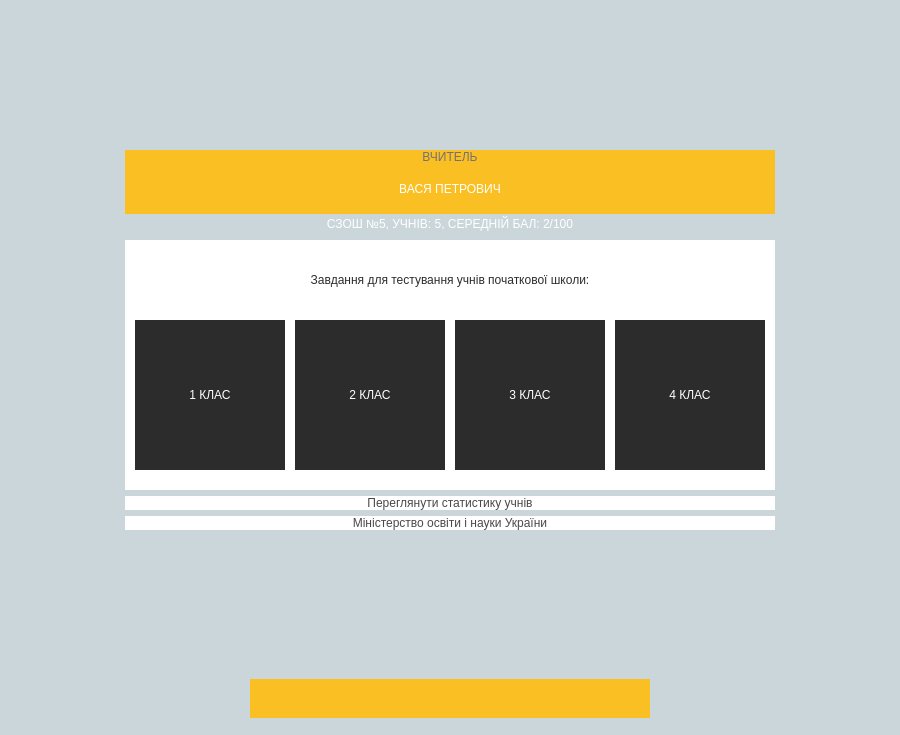
<?xml version="1.0" encoding="UTF-8"?>
<ui version="4.0">
 <class>TeachersPage</class>
 <widget class="QDialog" name="TeachersPage">
  <property name="geometry">
   <rect>
    <x>0</x>
    <y>0</y>
    <width>900</width>
    <height>735</height>
   </rect>
  </property>
  <property name="windowTitle">
   <string>Dialog</string>
  </property>
  <property name="styleSheet">
   <string notr="true">#TeachersPage{
	background-color: rgb(203, 214, 218);
}</string>
  </property>
  <layout class="QVBoxLayout" name="verticalLayout_2">
   <item>
    <spacer name="verticalSpacer_2">
     <property name="orientation">
      <enum>Qt::Vertical</enum>
     </property>
     <property name="sizeHint" stdset="0">
      <size>
       <width>20</width>
       <height>40</height>
      </size>
     </property>
    </spacer>
   </item>
   <item>
    <layout class="QVBoxLayout" name="verticalLayout_4">
     <property name="spacing">
      <number>0</number>
     </property>
     <item>
      <layout class="QHBoxLayout" name="horizontalLayout_6">
       <property name="spacing">
        <number>0</number>
       </property>
       <item>
        <spacer name="horizontalSpacer_10">
         <property name="orientation">
          <enum>Qt::Horizontal</enum>
         </property>
         <property name="sizeHint" stdset="0">
          <size>
           <width>40</width>
           <height>0</height>
          </size>
         </property>
        </spacer>
       </item>
       <item>
        <widget class="QLabel" name="label">
         <property name="minimumSize">
          <size>
           <width>650</width>
           <height>0</height>
          </size>
         </property>
         <property name="styleSheet">
          <string notr="true">background-color:rgb(250, 191, 35);
	color: rgb(116, 113, 115);
	font: 25 12pt &quot;Yu Gothic UI Light&quot;;</string>
         </property>
         <property name="text">
          <string>ВЧИТЕЛЬ</string>
         </property>
         <property name="alignment">
          <set>Qt::AlignCenter</set>
         </property>
        </widget>
       </item>
       <item>
        <spacer name="horizontalSpacer_11">
         <property name="orientation">
          <enum>Qt::Horizontal</enum>
         </property>
         <property name="sizeHint" stdset="0">
          <size>
           <width>40</width>
           <height>0</height>
          </size>
         </property>
        </spacer>
       </item>
      </layout>
     </item>
     <item>
      <layout class="QHBoxLayout" name="horizontalLayout_7">
       <property name="spacing">
        <number>0</number>
       </property>
       <item>
        <spacer name="horizontalSpacer_14">
         <property name="orientation">
          <enum>Qt::Horizontal</enum>
         </property>
         <property name="sizeHint" stdset="0">
          <size>
           <width>40</width>
           <height>0</height>
          </size>
         </property>
        </spacer>
       </item>
       <item>
        <widget class="QLabel" name="namesLabel">
         <property name="minimumSize">
          <size>
           <width>650</width>
           <height>50</height>
          </size>
         </property>
         <property name="styleSheet">
          <string notr="true">#namesLabel{
	background-color:rgb(250, 191, 35);
	color: rgb(255, 255, 255);
	font: 25 30pt &quot;Yu Gothic UI Light&quot;;
}</string>
         </property>
         <property name="lineWidth">
          <number>0</number>
         </property>
         <property name="text">
          <string>ВАСЯ ПЕТРОВИЧ</string>
         </property>
         <property name="alignment">
          <set>Qt::AlignCenter</set>
         </property>
        </widget>
       </item>
       <item>
        <spacer name="horizontalSpacer_13">
         <property name="orientation">
          <enum>Qt::Horizontal</enum>
         </property>
         <property name="sizeHint" stdset="0">
          <size>
           <width>40</width>
           <height>0</height>
          </size>
         </property>
        </spacer>
       </item>
      </layout>
     </item>
     <item>
      <layout class="QHBoxLayout" name="horizontalLayout_8">
       <item>
        <spacer name="horizontalSpacer_16">
         <property name="orientation">
          <enum>Qt::Horizontal</enum>
         </property>
         <property name="sizeHint" stdset="0">
          <size>
           <width>40</width>
           <height>20</height>
          </size>
         </property>
        </spacer>
       </item>
       <item>
        <widget class="QLabel" name="schoolLabel">
         <property name="minimumSize">
          <size>
           <width>650</width>
           <height>0</height>
          </size>
         </property>
         <property name="styleSheet">
          <string notr="true">/*background-color:rgb(250, 191, 35);*/
	color: rgb(255, 255, 255);
	font: 25 18pt &quot;Yu Gothic UI Light&quot;;</string>
         </property>
         <property name="text">
          <string>СЗОШ №5, УЧНІВ: 5, СЕРЕДНІЙ БАЛ: 2/100</string>
         </property>
         <property name="alignment">
          <set>Qt::AlignCenter</set>
         </property>
        </widget>
       </item>
       <item>
        <spacer name="horizontalSpacer_12">
         <property name="orientation">
          <enum>Qt::Horizontal</enum>
         </property>
         <property name="sizeHint" stdset="0">
          <size>
           <width>40</width>
           <height>20</height>
          </size>
         </property>
        </spacer>
       </item>
      </layout>
     </item>
    </layout>
   </item>
   <item>
    <layout class="QVBoxLayout" name="verticalLayout">
     <property name="spacing">
      <number>0</number>
     </property>
     <item>
      <layout class="QHBoxLayout" name="horizontalLayout_4">
       <item>
        <spacer name="horizontalSpacer_4">
         <property name="orientation">
          <enum>Qt::Horizontal</enum>
         </property>
         <property name="sizeHint" stdset="0">
          <size>
           <width>40</width>
           <height>20</height>
          </size>
         </property>
        </spacer>
       </item>
       <item>
        <widget class="QLabel" name="levelsLabel">
         <property name="minimumSize">
          <size>
           <width>650</width>
           <height>80</height>
          </size>
         </property>
         <property name="styleSheet">
          <string notr="true">	background-color: rgb(255, 255, 255);
	color:rgb(45, 44, 44);
	font: 25 15pt &quot;Yu Gothic UI Light&quot;;</string>
         </property>
         <property name="text">
          <string>Завдання для тестування учнів початкової школи:</string>
         </property>
         <property name="alignment">
          <set>Qt::AlignCenter</set>
         </property>
        </widget>
       </item>
       <item>
        <spacer name="horizontalSpacer_5">
         <property name="orientation">
          <enum>Qt::Horizontal</enum>
         </property>
         <property name="sizeHint" stdset="0">
          <size>
           <width>40</width>
           <height>20</height>
          </size>
         </property>
        </spacer>
       </item>
      </layout>
     </item>
     <item>
      <layout class="QHBoxLayout" name="horizontalLayout">
       <property name="spacing">
        <number>0</number>
       </property>
       <item>
        <spacer name="horizontalSpacer_2">
         <property name="orientation">
          <enum>Qt::Horizontal</enum>
         </property>
         <property name="sizeHint" stdset="0">
          <size>
           <width>40</width>
           <height>20</height>
          </size>
         </property>
        </spacer>
       </item>
       <item>
        <widget class="QLabel" name="SpacerFive">
         <property name="minimumSize">
          <size>
           <width>10</width>
           <height>0</height>
          </size>
         </property>
         <property name="styleSheet">
          <string notr="true">background-color: rgb(255, 255, 255);</string>
         </property>
         <property name="text">
          <string/>
         </property>
        </widget>
       </item>
       <item>
        <widget class="QPushButton" name="Grade1Button">
         <property name="minimumSize">
          <size>
           <width>150</width>
           <height>150</height>
          </size>
         </property>
         <property name="styleSheet">
          <string notr="true">#Grade1Button {
background-color: rgb(45, 44, 44);
color:rgb(255, 255, 255);
font: 23pt &quot;Yu Gothic UI Semilight&quot;;
border: 0px;}
#Grade1Button:hover{
background-color: rgb(250, 191, 35);
color: rgb(45, 44, 44);
font: 20pt &quot;Yu Gothic UI Semilight&quot;;}</string>
         </property>
         <property name="text">
          <string>1 КЛАС</string>
         </property>
        </widget>
       </item>
       <item>
        <widget class="QLabel" name="spacerOne">
         <property name="minimumSize">
          <size>
           <width>10</width>
           <height>0</height>
          </size>
         </property>
         <property name="styleSheet">
          <string notr="true">background-color: rgb(255, 255, 255);</string>
         </property>
         <property name="text">
          <string/>
         </property>
        </widget>
       </item>
       <item>
        <widget class="QPushButton" name="Grade2Button">
         <property name="minimumSize">
          <size>
           <width>150</width>
           <height>150</height>
          </size>
         </property>
         <property name="styleSheet">
          <string notr="true">#Grade2Button {
background-color: rgb(45, 44, 44);
color:rgb(255, 255, 255);
font: 23pt &quot;Yu Gothic UI Semilight&quot;;
border: 0px;}
#Grade2Button:hover{
background-color: rgb(250, 191, 35);
color: rgb(45, 44, 44);
font: 20pt &quot;Yu Gothic UI Semilight&quot;;}</string>
         </property>
         <property name="text">
          <string>2 КЛАС</string>
         </property>
        </widget>
       </item>
       <item>
        <widget class="QLabel" name="SpacerTwo">
         <property name="minimumSize">
          <size>
           <width>10</width>
           <height>0</height>
          </size>
         </property>
         <property name="styleSheet">
          <string notr="true">background-color: rgb(255, 255, 255);</string>
         </property>
         <property name="text">
          <string/>
         </property>
        </widget>
       </item>
       <item>
        <widget class="QPushButton" name="Grade3Button">
         <property name="minimumSize">
          <size>
           <width>150</width>
           <height>150</height>
          </size>
         </property>
         <property name="styleSheet">
          <string notr="true">#Grade3Button {
background-color: rgb(45, 44, 44);
color:rgb(255, 255, 255);
font: 23pt &quot;Yu Gothic UI Semilight&quot;;
border: 0px;}
#Grade3Button:hover{
background-color: rgb(250, 191, 35);
color: rgb(45, 44, 44);
font: 20pt &quot;Yu Gothic UI Semilight&quot;;}</string>
         </property>
         <property name="text">
          <string>3 КЛАС</string>
         </property>
        </widget>
       </item>
       <item>
        <widget class="QLabel" name="SpacerThree">
         <property name="minimumSize">
          <size>
           <width>10</width>
           <height>0</height>
          </size>
         </property>
         <property name="styleSheet">
          <string notr="true">background-color: rgb(255, 255, 255);</string>
         </property>
         <property name="text">
          <string/>
         </property>
        </widget>
       </item>
       <item>
        <widget class="QPushButton" name="Grade4Button">
         <property name="minimumSize">
          <size>
           <width>150</width>
           <height>150</height>
          </size>
         </property>
         <property name="styleSheet">
          <string notr="true">#Grade4Button {
background-color: rgb(45, 44, 44);
color:rgb(255, 255, 255);
font: 23pt &quot;Yu Gothic UI Semilight&quot;;
border: 0px;}
#Grade4Button:hover{
background-color: rgb(250, 191, 35);
color: rgb(45, 44, 44);
font: 20pt &quot;Yu Gothic UI Semilight&quot;;}</string>
         </property>
         <property name="text">
          <string>4 КЛАС</string>
         </property>
        </widget>
       </item>
       <item>
        <widget class="QLabel" name="SpacerSix">
         <property name="minimumSize">
          <size>
           <width>10</width>
           <height>0</height>
          </size>
         </property>
         <property name="styleSheet">
          <string notr="true">background-color: rgb(255, 255, 255);</string>
         </property>
         <property name="text">
          <string/>
         </property>
        </widget>
       </item>
       <item>
        <spacer name="horizontalSpacer_3">
         <property name="orientation">
          <enum>Qt::Horizontal</enum>
         </property>
         <property name="sizeHint" stdset="0">
          <size>
           <width>40</width>
           <height>20</height>
          </size>
         </property>
        </spacer>
       </item>
      </layout>
     </item>
     <item>
      <layout class="QHBoxLayout" name="horizontalLayout_5">
       <item>
        <spacer name="horizontalSpacer_8">
         <property name="orientation">
          <enum>Qt::Horizontal</enum>
         </property>
         <property name="sizeHint" stdset="0">
          <size>
           <width>40</width>
           <height>20</height>
          </size>
         </property>
        </spacer>
       </item>
       <item>
        <widget class="QLabel" name="SpacerFour">
         <property name="minimumSize">
          <size>
           <width>650</width>
           <height>0</height>
          </size>
         </property>
         <property name="styleSheet">
          <string notr="true">background-color: rgb(255, 255, 255);</string>
         </property>
         <property name="text">
          <string/>
         </property>
        </widget>
       </item>
       <item>
        <spacer name="horizontalSpacer_9">
         <property name="orientation">
          <enum>Qt::Horizontal</enum>
         </property>
         <property name="sizeHint" stdset="0">
          <size>
           <width>40</width>
           <height>20</height>
          </size>
         </property>
        </spacer>
       </item>
      </layout>
     </item>
    </layout>
   </item>
   <item>
    <layout class="QHBoxLayout" name="horizontalLayout_2">
     <item>
      <spacer name="horizontalSpacer_6">
       <property name="orientation">
        <enum>Qt::Horizontal</enum>
       </property>
       <property name="sizeHint" stdset="0">
        <size>
         <width>40</width>
         <height>20</height>
        </size>
       </property>
      </spacer>
     </item>
     <item>
      <layout class="QVBoxLayout" name="verticalLayout_3">
       <item>
        <widget class="QPushButton" name="statisticButton">
         <property name="minimumSize">
          <size>
           <width>650</width>
           <height>0</height>
          </size>
         </property>
         <property name="styleSheet">
          <string notr="true">#statisticButton {
background-color: rgb(255, 255, 255);
color:rgb(74, 72, 73);
font: 15pt &quot;Yu Gothic UI Semilight&quot;;
border: 0px;
border-radius: 15px;}
#statisticButton:hover{
background-color: rgb(45, 44, 44);
color:rgb(255, 255, 255);
font: 14pt &quot;Yu Gothic UI Semilight&quot;;}</string>
         </property>
         <property name="text">
          <string>Переглянути статистику учнів</string>
         </property>
        </widget>
       </item>
       <item>
        <widget class="QPushButton" name="MINButton">
         <property name="styleSheet">
          <string notr="true">#MINButton {
background-color: rgb(255, 255, 255);
color: rgb(74, 72, 73);
font: 15pt &quot;Yu Gothic UI Semilight&quot;;
border: 5px;
border-radius: 15px;
text-shadow: 2px 2px 2px #000000;}
#MINButton:hover{
background-color: rgb(45, 44, 44);
color: rgb(255, 255, 255);
font: 14pt &quot;Yu Gothic UI Semilight&quot;;}</string>
         </property>
         <property name="text">
          <string>Міністерство освіти і науки України</string>
         </property>
        </widget>
       </item>
      </layout>
     </item>
     <item>
      <spacer name="horizontalSpacer_7">
       <property name="orientation">
        <enum>Qt::Horizontal</enum>
       </property>
       <property name="sizeHint" stdset="0">
        <size>
         <width>40</width>
         <height>20</height>
        </size>
       </property>
      </spacer>
     </item>
    </layout>
   </item>
   <item>
    <spacer name="verticalSpacer">
     <property name="orientation">
      <enum>Qt::Vertical</enum>
     </property>
     <property name="sizeHint" stdset="0">
      <size>
       <width>20</width>
       <height>40</height>
      </size>
     </property>
    </spacer>
   </item>
   <item>
    <layout class="QVBoxLayout" name="verticalLayout_5">
     <property name="spacing">
      <number>0</number>
     </property>
     <item>
      <layout class="QHBoxLayout" name="horizontalLayout_3">
       <item>
        <spacer name="horizontalSpacer">
         <property name="orientation">
          <enum>Qt::Horizontal</enum>
         </property>
         <property name="sizeHint" stdset="0">
          <size>
           <width>250</width>
           <height>20</height>
          </size>
         </property>
        </spacer>
       </item>
       <item>
        <widget class="QPushButton" name="exitButton">
         <property name="minimumSize">
          <size>
           <width>400</width>
           <height>0</height>
          </size>
         </property>
         <property name="styleSheet">
          <string notr="true">#exitButton {
background-color: rgb(250, 191, 35);
color: rgb(45, 44, 44);
font: 20pt &quot;Yu Gothic UI Semilight&quot;;
image: url(:/res/img/closed.png);
border: 10px solid;
border-color: rgb(250, 191, 35);
padding-top:5px;}
#exitButton:hover{
background-color: white;
image:url(:/res/img/open.png);
color:rgb(43, 42, 42);
font: 20pt &quot;Yu Gothic UI Semilight&quot;;
border: 10px solid;
border-color: white;}</string>
         </property>
         <property name="text">
          <string/>
         </property>
        </widget>
       </item>
       <item>
        <spacer name="horizontalSpacer_15">
         <property name="orientation">
          <enum>Qt::Horizontal</enum>
         </property>
         <property name="sizeHint" stdset="0">
          <size>
           <width>100</width>
           <height>20</height>
          </size>
         </property>
        </spacer>
       </item>
       <item>
        <widget class="QLabel" name="logo">
         <property name="minimumSize">
          <size>
           <width>150</width>
           <height>50</height>
          </size>
         </property>
         <property name="styleSheet">
          <string notr="true">image: url(:/res/img/title.png);</string>
         </property>
         <property name="text">
          <string/>
         </property>
        </widget>
       </item>
      </layout>
     </item>
    </layout>
   </item>
  </layout>
 </widget>
 <resources/>
 <connections/>
</ui>
